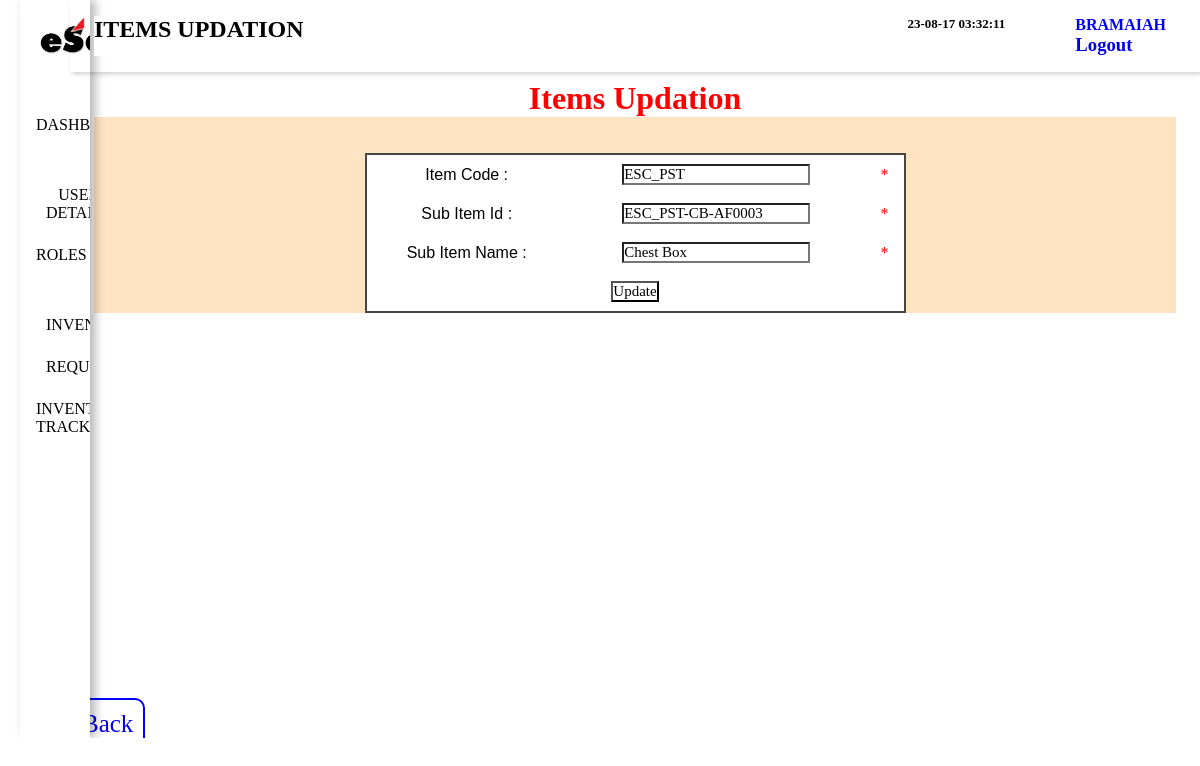
Page /updatecode.php?updatecode=ESC_PST-CB-AF0003 (signed in) on the committed database.
### tables this page shows
CREATE TABLE `rolemasterinfo` (
  `roleid` varchar(100) NOT NULL,
  `rolename` varchar(100) NOT NULL,
  `employeelist` varchar(200) NOT NULL,
  `employeecreation` varchar(150) NOT NULL,
  `employeeupdate` varchar(200) NOT NULL,
  `employeedelete` varchar(200) NOT NULL,
  `roles` varchar(200) NOT NULL,
  `inventorylist` varchar(200) NOT NULL,
  `inventorycreation` varchar(200) NOT NULL,
  `requestlist` varchar(200) NOT NULL,
  `requestcreation` varchar(100) NOT NULL,
  `report` varchar(100) NOT NULL,
  `approvalrejectedstatus` varchar(100) NOT NULL,
  `projectlist` varchar(100) NOT NULL,
  `projectcreation` varchar(100) NOT NULL,
  `projectupdate` varchar(100) NOT NULL,
  `projectdelete` varchar(100) NOT NULL,
  `inventorytracking` varchar(100) NOT NULL
);

CREATE TABLE `employcreation` (
  `empid` varchar(200) NOT NULL,
  `empname` varchar(249) NOT NULL,
  `mobileno` int(11) NOT NULL,
  `email` varchar(150) NOT NULL,
  `role` varchar(200) NOT NULL,
  `gender` varchar(250) NOT NULL,
  `password` varchar(200) NOT NULL,
  `createdby` varchar(123) NOT NULL,
  `createdon` timestamp NOT NULL DEFAULT current_timestamp(),
  `updatedby` varchar(123) NOT NULL,
  `updatedon` timestamp NOT NULL DEFAULT current_timestamp()
);

CREATE TABLE `inventory_itemvise_details` (
  `Itemcode` varchar(250) NOT NULL,
  `subitemid` varchar(250) NOT NULL,
  `subitemname` varchar(200) NOT NULL,
  `createdby` varchar(100) NOT NULL,
  `createdon` timestamp NOT NULL DEFAULT current_timestamp(),
  `updatedby` varchar(200) NOT NULL,
  `updatedon` timestamp NOT NULL DEFAULT current_timestamp(),
  `barcodeid` varchar(200) NOT NULL
);

### updatecode.php (the view, shortened to what this page needs)
<?php
include "config.php";
$query = mysqli_query($conn,"SELECT * FROM `employcreation` WHERE `empid`='".$_SESSION['empid']."' AND `password` = '".$_SESSION['password']."'");
while($row = mysqli_fetch_row($query)){
     $id = $row[4];
     $name = $row[1];
}
?>
<?php
  include "config.php";
  $itemcodeid = $_GET['updatecode'];
  $sql = "SELECT * FROM `inventory_itemvise_details` WHERE `subitemid` = '$itemcodeid' ";
  $result = mysqli_query($conn,$sql);
  $row = mysqli_fetch_assoc($result);
  $Itemcode = $row['Itemcode'];
  $itemcodeid = $row['subitemid'];
  $Itemname = $row['subitemname'];
        ?>
<!DOCTYPE html>
<html lang="en">
<head>
    <link rel="stylesheet" href="task1.css">
    <link rel="stylesheet" href="escstyle.css">
    <link rel="stylesheet" href="hover.css">
</head>
<body>
    <div class="sidebar">
            <div class="sidebar-brand">
                <span id="kleenpulse"><img src="esoft.jpg" alt=""></span>
            </div>
            <div class="sidebar-menu">
            <ul>
                    <li>
                        <?php
                        $separatePageQuery = "SELECT * FROM `rolemasterinfo` WHERE `roleid` = '$id' ";
                        $separatePageResult = mysqli_query($conn,$separatePageQuery);
                        while($separatePageRow = mysqli_fetch_assoc($separatePageResult)){
                            ?>
                            <div>
                                <a href="task1.php">Dashboard</a>
                            </div>
                            <?php
                            if($separatePageRow['employeecreation'] == 1){
                                ?>
                                 <div class="dropdown">
                                                <button class="dropbtn" style="position:relative;">user details</button>
                                                </div>
                                <?php
                            }
                            if($separatePageRow['roles'] == 1){
                                ?>
                                 <div>
                                                <a href="rolespage.php" >Roles</a>
                                                </div>
                                <?php
                            }
                            if($separatePageRow['inventorycreation'] == 1){
                                ?>
                                <div class="dropdown">
                                                <button class="dropbtn">Inventory</button>
                                                </div>
                                <?php
                            }
                                ?>
                                <?php
                            if($separatePageRow['requestcreation'] == 1){
                                ?>
                                  <div class="dropdown">
                                                <button class="dropbtn">Requests</button>
                                                </div>
                                <?php
                            }
                                ?>
                                <?php
                            if($separatePageRow['inventorytracking'] == 1){
                                ?>
                                <div>
                                    <a href="dispatch.php">Inventory tracking</a>
                                </div>
                                <?php
                            }
                             ?>
                             <?php
                        }
                        ?>
                    </li>
                </ul>
            </div>
    </div>
    <div class="main-wrapper">
    <div class="main-content" style="background:white;">
            <header>
                <h2 class="heading" id="dashboard">
                    Items Updation
                    </h2>
                    <h2 style="position:relative ; left:280px; font-size:13px;">
                    <?php
                        $date = date("y-m-d h:i:s");
                        echo $date;
                    ?>
                </h2>
                <div class="user-wrapper">
                    <div>
                        <h4><?php echo $name ; ?> </h4>
                        <h3><a href="index.php">Logout</a></h3>
                    </div>
                </div>
            </header>
             <main style="margin-top:0px;">
                <div class="ermimage">
<h1>Items Updation </h1>
<center>
<form class="form" method="post" action="<?php echo htmlspecialchars($_SERVER["PHP_SELF"]); ?>" >
    <table>
        <tr>
            <td>Item Code  :</td>
            <td>
                <input type="text" name="Itemcode" id="" value="<?php echo $Itemcode ; ?>">
            </td>
            <td>
                <span class="error">* </span>
            </td>
        </tr>
        <tr>
            <td>Sub Item Id  :</td>
            <td>
                <input type="text" name="itemcodeid" id="" value="<?php echo $itemcodeid ; ?>">
            </td>
            <td>
                <span class="error">* </span>
            </td>
        </tr>
        <tr>
            <td>Sub Item Name    :
            </td>
            <td>
                <input type="text" name="Itemname" id="" value="<?php echo $Itemname ; ?>">
            </td>
            <td>
                <span class="error">*</span>
            </td>
        </tr>
        <tr>
            <td colspan="4" >
                <input type="submit" name="update" id="" value="Update">
            </td>
        </tr>
<br><br>
</table>
</center>
</main>
<a href="task1.php" style= "font-size: 25px;
    border: 2px solid blue;
    border-radius: 10px;
    padding: 10px;
    bottom:100px;">Back</a>
</body>
</html>

### task1.css (style rules this page uses)
:root { --for-heading: #3b026b; --color-dark: #1d2231; --text-grey: #8390a2; --dark-BG: #001623; --content-BG: #022d47; --dark-text: #b200ff; --icon-color: #520293; --purple: linear-gradient(45deg, #99013e, #7f02ed); --pink: linear-gradient(45deg, #770233, #ff0066); --orange: linear-gradient(45deg, #ff9000, #ffd400); --moon: linear-gradient(45deg, #ff9000, #7f02ed); --moon-only: linear-gradient(45deg, #fff, #7f02ed); --sun: linear-gradient(45deg, #ffc700, #8300ff); --transition: all 400ms; --new-content: rgba(255, 255, 255, .5); --indicator: rgba(255, 255, 255,.7) }
* { padding: 0; margin: 0; font-family: Poppins; box-sizing: border-box; outline: none; user-select: none; list-style-type: none; text-decoration: none; transition: all 400ms; overflow-x: hidden; background-color: white; }
body { background: rgba(0, 0, 0, .1); backdrop-filter: blur(10px); }
.sidebar { width: 170px; position: fixed; left: 0; top: 0; margin-left:20px; height: 100%; backdrop-filter: blur(6px); box-shadow: 5px 0 10px rgba(0, 0, 0, .3); z-index: 100; transition: width 300ms; }
.sidebar-brand { height: 90px; padding: 1rem 0rem 1rem 2rem; }
.sidebar-brand span { display: inline-block; padding-right: 1rem; }
.sidebar-menu li { width: 100%; margin-bottom: 1.7rem; padding-left: 1rem; }
.sidebar-menu a { display: block; color: black; text-transform: uppercase; font-weight: 500; overflow: hidden; }
.sidebar-menu { margin-top: 1rem; }
.main-content { transition: margin-left 300ms; margin-left: 250px; background: rgba(0, 0, 0, .2); }
header { background: var(--new-BG); display: flex; justify-content: space-between; padding: 1rem 1.5rem; box-shadow: 2px 2px 5px rgba(0, 0, 0, .2); position: fixed; left: 250px; width: calc(100% - 250px); top: 0; z-index: 100; transition: left 300ms; }
header h2 { color: black; text-transform: uppercase; }
input { color:black; font-size: 15px; }
.user-wrapper { display: flex; align-items: center; padding: 0 10px; }
.user-wrapper div h4 { color: blue; }
h4 { text-transform:uppercase; }
main { margin-top: 0px; padding: 5rem 1.5rem; min-height: calc(100vh - 90px); }
.heading { color:black; }
table { border-collapse: collapse; }
td { padding: .5rem 0.3rem; font-size: 1rem; color: #000; }
@media only screen and (max-width: 1200px) { .sidebar { width: 70px; } }
@media only screen and (max-width: 1200px) { .sidebar .sidebar-brand, .sidebar li { padding-left: 1rem; text-align: center; } }
@media only screen and (max-width: 1200px) { .sidebar li a { margin-bottom: 2rem !important; } }
@media only screen and (max-width: 1200px) { .sidebar li a { padding-left: 0rem; } }
@media only screen and (max-width: 1200px) { .main-content { margin-left: 70px; } }
@media only screen and (max-width: 1200px) { .main-content header { width: calc(100% - 70px); left: 70px; } }

### escstyle.css (style rules this page uses)
tr td { padding: 9px; font-family: 'Gill Sans', 'Gill Sans MT', Calibri, 'Trebuchet MS', sans-serif; }
table { margin: auto; width: 50%; border-style: none; border-spacing: 0; border-collapse: collapse; text-align: center; padding: 12px; border: 2px solid rgb(71, 71, 71); }

### hover.css (style rules this page uses)
.dropbtn { color: black; padding: 10px; font-size: 16px; border: none; text-transform:uppercase; }
.dropdown { position: relative; display: inline-block; }
div > a { padding: 10px; }

### updatecode.php (style rules this page uses)
span > img { width:115px; }
h4 { text-transform:uppercase; }
.error { color: #FF0001; }
h1 { text-align:center; color:red; }
.form { padding: 0; margin: 0; font-family: 'Rajdhani', sans-serif; box-sizing: border-box; outline: none; user-select: none; list-style-type: none; text-decoration: none; transition: all 400ms; overflow-x: hidden; background-color: bisque; }

### rows in the picture
rolemasterinfo: employeecreation "USER DETAILS", roles "ROLES", inventorycreation "INVENTORY", requestcreation "REQUESTS", inventorytracking "INVENTORY TRACKING"
employcreation: empname "BRAMAIAH"
inventory_itemvise_details: Itemcode "ESC_PST", itemcodeid "ESC_PST-CB-AF0003", Itemname "Chest Box"
